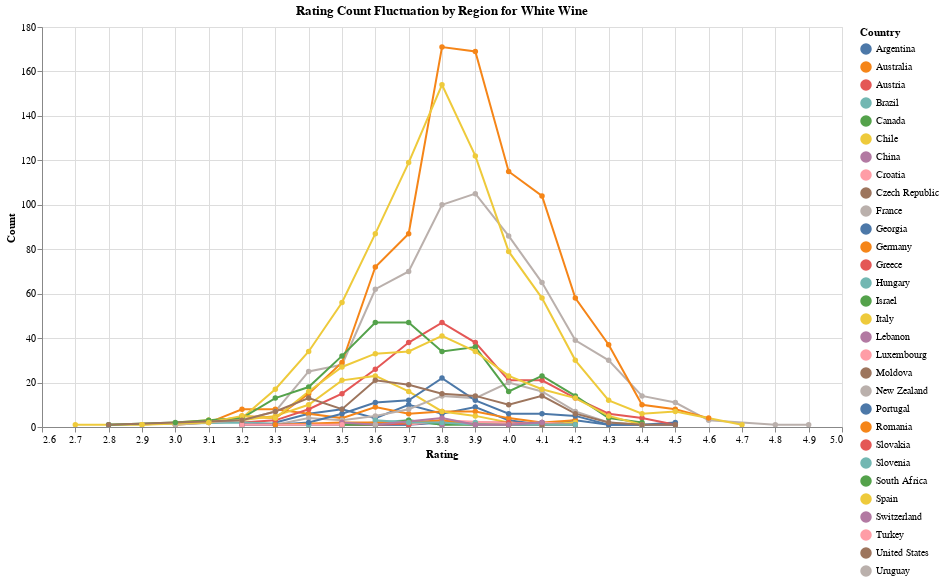

Notebook cell for this chart:
### Code cell
import pandas as pd
import altair as alt
from sklearn.preprocessing import LabelEncoder

country_encoder = LabelEncoder()
white['Country'] = country_encoder.fit_transform(white['Country'])



white['Year'] = pd.to_datetime(white['Year']).dt.year


country_rating_count = white.groupby(['Country', 'Rating']).size().reset_index(name='Count')


country_mapping = dict(zip(range(len(country_encoder.classes_)), country_encoder.classes_))
country_rating_count['Country'] = country_rating_count['Country'].map(country_mapping)

alt.Chart(country_rating_count).mark_line(point=True).encode(
    x='Rating',
    y='Count',
    color='Country',
    tooltip=['Country', 'Rating', 'Count']
).properties(
    title='Rating Count Fluctuation by Region for White Wine',
    width=800,
    height=400
).interactive()

### Figure 1 — Vega-Lite specification as saved in the notebook (floating-point values rounded to 4 significant figures; data arrays with more than 128 entries replaced by an {"elided": "..."} marker saying what was removed)
{"config": {"view": {"continuousWidth": 300, "continuousHeight": 300}}, "data": {"name": "data-f8549ad6422072c2a02604f84eeb3c42"}, "mark": {"type": "line", "point": true}, "encoding": {"color": {"field": "Country", "type": "nominal"}, "tooltip": [{"field": "Country", "type": "nominal"}, {"field": "Rating", "type": "quantitative"}, {"field": "Count", "type": "quantitative"}], "x": {"field": "Rating", "type": "quantitative"}, "y": {"field": "Count", "type": "quantitative"}}, "height": 400, "params": [{"name": "param_1", "select": {"type": "interval", "encodings": ["x", "y"]}, "bind": "scales"}], "title": "Rating Count Fluctuation by Region for White Wine", "width": 800, "$schema": "https://vega.github.io/schema/vega-lite/v5.20.1.json", "datasets": {"data-f8549ad6422072c2a02604f84eeb3c42": {"elided": "244 records"}}}
